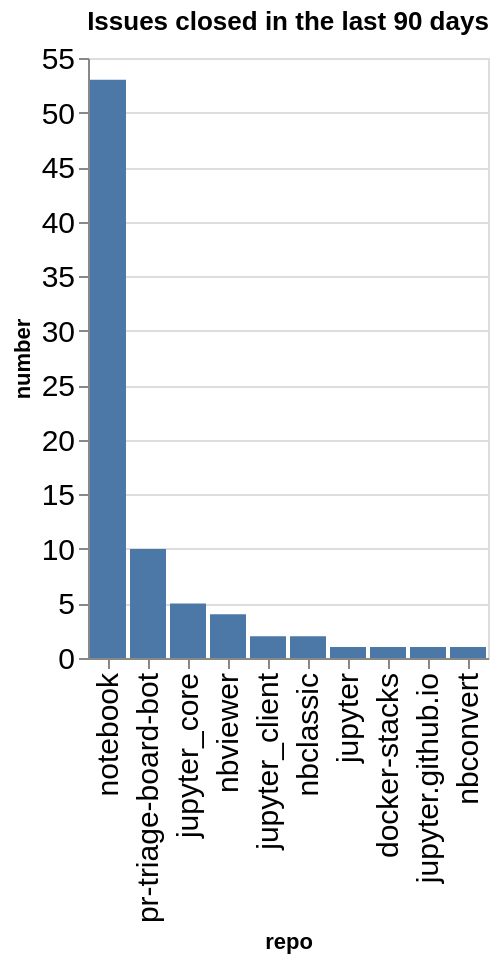

This figure's notebook cell:
### Code cell
closed_counts = closed.groupby(['org', 'repo']).count()['number'].reset_index()
closed_counts['org/repo'] = closed_counts.apply(lambda a: a['org'] + '/' + a['repo'], axis=1)
sorted_vals = closed_counts.sort_values(['number'], ascending=False)['repo'].values
alt.Chart(data=closed_counts, title=f"Issues closed in the last {n_days} days").mark_bar().encode(
    x=alt.X('repo', sort=alt.Sort(sorted_vals.tolist())),
    y='number',
)

### Figure 1 — Vega-Lite specification as saved in the notebook (floating-point values rounded to 4 significant figures)
{"config": {"axisLeft": {"labelFontSize": 15}, "axisBottom": {"labelFontSize": 15}}, "data": {"name": "data-9ca2b0fca25edb1e74ce5303bc1a9557"}, "mark": {"type": "bar"}, "encoding": {"x": {"field": "repo", "sort": ["notebook", "pr-triage-board-bot", "jupyter_core", "nbviewer", "jupyter_client", "nbclassic", "jupyter", "docker-stacks", "jupyter.github.io", "nbconvert"], "type": "nominal"}, "y": {"field": "number", "type": "quantitative"}}, "title": "Issues closed in the last 90 days", "$schema": "https://vega.github.io/schema/vega-lite/v5.20.1.json", "datasets": {"data-9ca2b0fca25edb1e74ce5303bc1a9557": [{"org": "jupyter", "repo": "docker-stacks", "number": 1, "org/repo": "jupyter/docker-stacks"}, {"org": "jupyter", "repo": "jupyter", "number": 1, "org/repo": "jupyter/jupyter"}, {"org": "jupyter", "repo": "jupyter.github.io", "number": 1, "org/repo": "jupyter/jupyter.github.io"}, {"org": "jupyter", "repo": "jupyter_client", "number": 2, "org/repo": "jupyter/jupyter_client"}, {"org": "jupyter", "repo": "jupyter_core", "number": 5, "org/repo": "jupyter/jupyter_core"}, {"org": "jupyter", "repo": "nbclassic", "number": 2, "org/repo": "jupyter/nbclassic"}, {"org": "jupyter", "repo": "nbconvert", "number": 1, "org/repo": "jupyter/nbconvert"}, {"org": "jupyter", "repo": "nbviewer", "number": 4, "org/repo": "jupyter/nbviewer"}, {"org": "jupyter", "repo": "notebook", "number": 53, "org/repo": "jupyter/notebook"}, {"org": "jupyter", "repo": "pr-triage-board-bot", "number": 10, "org/repo": "jupyter/pr-triage-board-bot"}]}}
